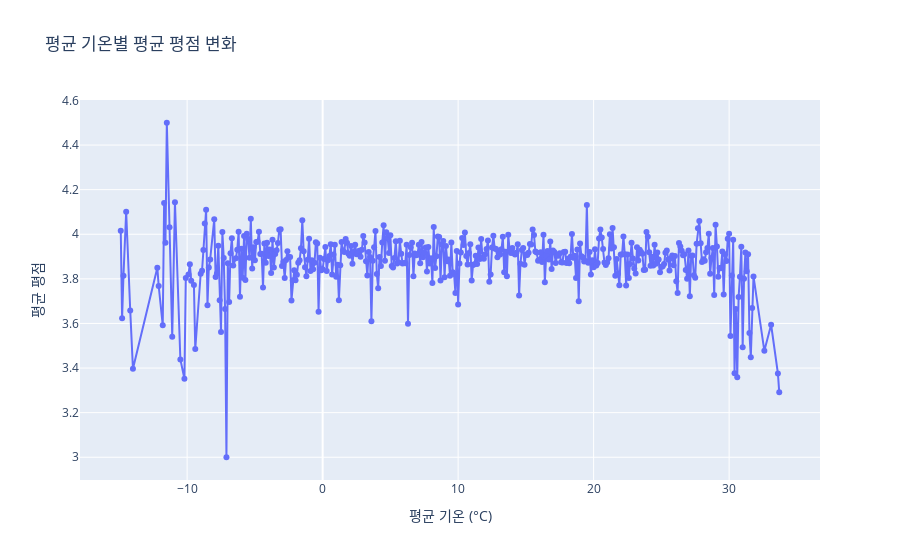

The cell this chart's notebook holds for it:
### Code cell
weather_summary = df.groupby('avg_temp')['reviewer_review_score'].agg(
    평균평점='mean',
    표준편차='std',
    중앙값='median',
    리뷰수='count'
).reset_index()

fig = px.line(
    weather_summary,
    x='avg_temp',
    y='평균평점',
    markers=True,
    title='평균 기온별 평균 평점 변화',
    hover_data={
        '평균평점': True,
        '표준편차': True,
        '중앙값': True,
        '리뷰수': True,
        'avg_temp': True
    }
)

fig.update_layout(xaxis_title='평균 기온 (°C)', yaxis_title='평균 평점')
fig.show()

### Figure 1 — Plotly figure (JSON) as saved in the notebook; plotly's stock layout.template omitted (floating-point values rounded to 4 significant figures; data arrays with more than 128 entries replaced by an {"elided": "..."} marker saying what was removed)
{"data": [{"customdata": {"elided": "433x3 float values"}, "hovertemplate": "avg_temp=%{x}<br>평균평점=%{y}<br>표준편차=%{customdata[0]}<br>중앙값=%{customdata[1]}<br>리뷰수=%{customdata[2]}<extra></extra>", "legendgroup": "", "line": {"color": "#636efa", "dash": "solid"}, "marker": {"symbol": "circle"}, "mode": "lines+markers", "name": "", "orientation": "v", "showlegend": false, "type": "scatter", "x": {"elided": "433 float values"}, "xaxis": "x", "y": {"elided": "433 float values"}, "yaxis": "y"}], "layout": {"legend": {"tracegroupgap": 0}, "title": {"text": "평균 기온별 평균 평점 변화"}, "xaxis": {"anchor": "y", "domain": [0, 1], "title": {"text": "평균 기온 (°C)"}}, "yaxis": {"anchor": "x", "domain": [0, 1], "title": {"text": "평균 평점"}}}}
